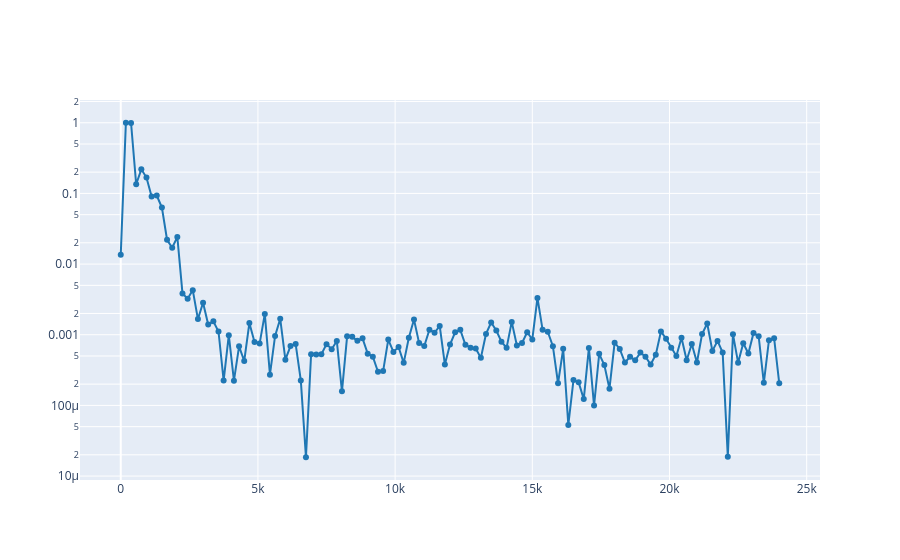

The notebook cell saved with this chart:
### Markdown cell above
1.2. Select a time where almost all harmonics are present and plot the spectrum at that time.

### Code cell
# Write the code here
i = 0.8 #at time 0.8s 

plot_spectrum_at(ff, tt, S, i)

### Figure 1 — Plotly figure (JSON) as saved in the notebook; plotly's stock layout.template omitted (floating-point values rounded to 4 significant figures; data arrays with more than 128 entries replaced by an {"elided": "..."} marker saying what was removed)
{"data": [{"line": {"color": "#1f77b4", "shape": "linear"}, "mode": "lines+markers", "type": "scatter", "x": {"elided": "129 float values"}, "y": {"elided": "129 float values"}}], "layout": {"yaxis": {"type": "log"}}}
